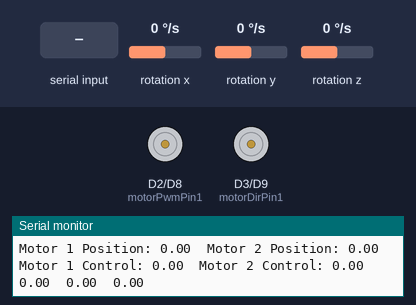
This sketch was run on a simulated Arduino Due. On the bench: motor-driver pin pairs drawn as motors (green arrow = first pin HIGH = forward, orange = second pin HIGH = backward, longer = more drive), the last lines printed to the serial monitor. Wiring (inferred from the names in the program): L3G4200D gyroscope at I2C address 0x6B. The test bench sets the inputs (shaded band); at power-on: rotation x 0 °/s, rotation y 0 °/s, rotation z 0 °/s (analog values on the 0–1023 scale).

Above: at 4.1 s.
4.2 s: rotation x set to -192 °/s
At 5.0 s:
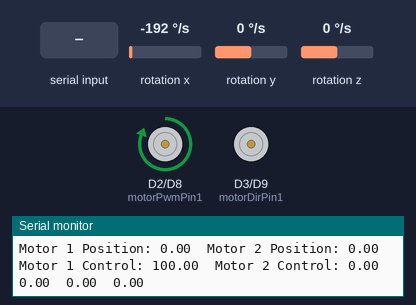
5.7 s: rotation x set to 100 °/s
8.7 s: rotation x set to -4 °/s
11.7 s: "90,45\n" received over Serial
At 12.4 s:
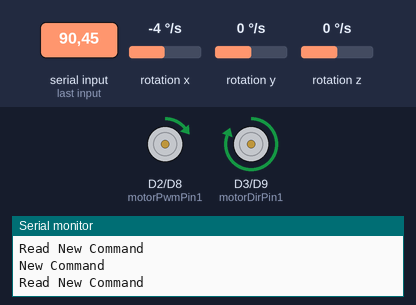
14.7 s: rotation x set to 192 °/s
At 15.9 s:
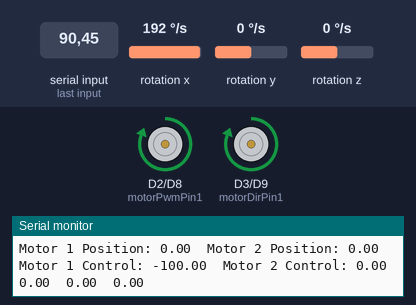
16.2 s: rotation x set to -100 °/s
At 19.5 s:
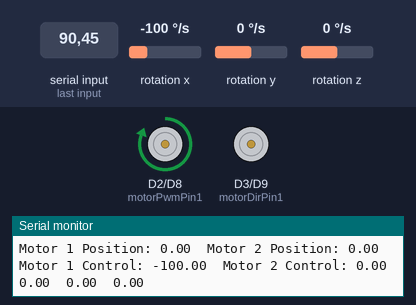
Timing chart, 0 to 20.2 s (numbered marks = the images above; inputs shaded):
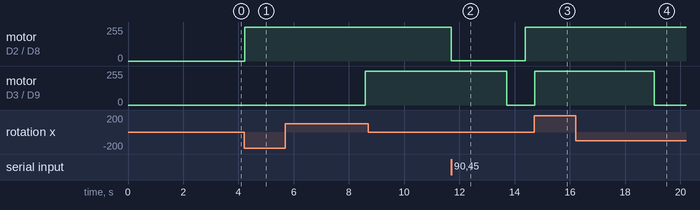

The sketch:

gimbal_controller_tracking.ino
```cpp
/*
The sensor outputs provided by the library are the raw 16-bit values
obtained by concatenating the 8-bit high and low gyro data registers.
They can be converted to units of dps (degrees per second) using the
conversion factors specified in the datasheet for your particular
device and full scale setting (gain).
Example: An L3GD20H gives a gyro X axis reading of 345 with its
default full scale setting of +/- 245 dps. The So specification
in the L3GD20H datasheet (page 10) states a conversion factor of 8.75
mdps/LSB (least significant bit) at this FS setting, so the raw
reading of 345 corresponds to 345 * 8.75 = 3020 mdps = 3.02 dps.
*/

#include <Wire.h>
#include "L3G.h"
#include "Control.h"

#define DEG2RAD 0.01745329251

Control motor1;
Control motor2;

L3G gyro;

unsigned long lastLoopTime = millis();
unsigned long lastLoopTimePrint = millis();
unsigned long loopTime, loopTimePrint;

float p = 0;
float q = 0;
float r = 0;
float phi = 0;
float theta = 0;
float psi = 0;
float phi_dot = 0;
float theta_dot = 0;
float psi_dot = 0;
float phi_dot_d1 = 0;
float theta_dot_d1 = 0;
float psi_dot_d1 = 0;

  int p_noise[500];
  int q_noise[500];
  int r_noise[500];
  int p_bias = 0;
  int q_bias = 0;
  int r_bias = 0;
  float p_drift;
  float q_drift;
  float r_drift;


/************************
Global Variables
*************************/
bool enc1AState, enc1BState, enc2AState, enc2BState;	//Encoder channel states
const int enc1A = 24;	//Pins for encoders
const int enc1B = 25;	//Pins for encoders
const int enc2A = 32;	//Pins for encoders
const int enc2B = 33;	//Pins for encoders

long count1, count2;	//Global variables to track position of motors (encoders)

float adcBits = 12.0;
float pwmBits = 12.0;
float encoder1CPR = 4741.44;
float encoder2CPR = 4741.44;

float ang[] = {0.0, 0.0};

void setup() {
  Serial.begin(115200);
  Wire.begin();

  if (!gyro.init())
  {
    Serial.println("Failed to autodetect gyro type!");
    while (1);
  }

  gyro.enableDefault();

  //Global Setup
	count1 = 0;	//Initialize encoder count
	count2 = 0;	//Initialize encoder count


	motor1.set_precision(pwmBits, adcBits);
	motor2.set_precision(pwmBits, adcBits);

	unsigned long tic = millis();
	for(int i = 0; i<500; i++)
  {
	gyro.read();
	p_noise[i] = (int)gyro.g.x;
	q_noise[i] = (int)gyro.g.y;
	r_noise[i] = (int)gyro.g.z;
	delay(5);
  }
  unsigned long toc = millis();

  for(int i = 0; i<500; i++)
  {
	p_bias = p_bias + p_noise[i];
	q_bias = q_bias + q_noise[i];
	r_bias = r_bias + r_noise[i];
  }

  p_bias = p_bias/500.0;
  q_bias = q_bias/500.0;
  r_bias = r_bias/500.0;

  p_drift = (p_noise[499] - p_noise[0])/((toc - tic)/1000.0);
  q_drift = (q_noise[499] - q_noise[0])/((toc - tic)/1000.0);
  r_drift = (r_noise[499] - r_noise[0])/((toc - tic)/1000.0);

}

void loop()
{

	const int motorPwmPin1 = 2;	//Define pins for motor PWM
	const int motorPwmPin2 = 8;	//Define pins for motor PWM

	const int motorDirPin1 = 3;	//Define pins for motor direction
	const int motorDirPin2 = 9;	//Define pins for motor direction

	unsigned long lastTime1 = millis();	//Initialize sampeling timing
	unsigned long lastTime2 = millis();	//Initialize sampeling timing
	unsigned long lastPrintTime = millis();
	unsigned long loopTime1, loopTime2;

	float deg1, deg2, deg1_c, deg2_c, deg1_d1, deg2_d1, control1, control2, vel1, vel2, vel1_d1, vel2_d1, acc1, acc2;	//Define all the float variables

	const int Ts = 5.0; //Sample period in milliseconds
	const float tau = .05;	//digital LPF coefficent

	const float intThresh1 = 3;	//Threshold for using integrator (deg)
	const float contThresh1 = 1.0;	//Threshold for control variable saturation (dec of bits)
	const float intThresh2 = 3;	//Threshold for using integrator (deg)
	const float contThresh2 = 1.0;	//Threshold for control variable saturation (dec of bits)

	bool flag1 = true;	//Is this the first time through?
	bool flag2 = true;	//Is this the first time through?

	//Conditions for Kp calculation
	const float maxErrorDeg1 = 15.0;
	const float maxErrorDeg2 = 15.0;

	//Constant variables for PID algorithm
	const float kp1 = 1.0/maxErrorDeg1;
	const float ki1 = 0.0;
	const float kd1 = 0.01;

	//Constant variables for PID algorithm
	const float kp2 = 1.0/maxErrorDeg2;
	const float ki2 = 0.0;
	const float kd2 = 0.01;

	motor1.set_gains(kp1, ki1, kd1, 'p');
	motor1.set_pins(motorPwmPin1, motorDirPin1);
	motor1.set_antiwindup(intThresh1, .025, 'p');
	motor1.set_time_filter(Ts/1000, .05, .05, 'p');

	motor2.set_gains(kp2, ki2, kd2, 'p');
	motor2.set_pins(motorPwmPin2, motorDirPin2);
	motor2.set_antiwindup(intThresh2, .025, 'p');
	motor2.set_time_filter(Ts/1000, .05, .05, 'p');

	while(1)
	{

		if (Serial.available())	//Serial Data is in the buffer...
		{
			Serial.println("Read New Command");
			serial_parser();
			Serial.println("New Command");
		}

		loopTime = millis() - lastLoopTime;
		if( loopTime >= Ts)
		{
			lastLoopTime = millis();

			gyro.read();

			//Prepare gyro signal
			p = lpf((((int)gyro.g.x) - p_bias), p, .05)*.00875*22.5;
			q = lpf((((int)gyro.g.y) - q_bias), q, .05)*.00875*22.5;
			r = lpf((((int)gyro.g.z) - r_bias), r, .05)*.00875*22.5;

			//Ignore euler angle conversions
			phi_dot = p;
			theta_dot = q;
			psi_dot = r;

			//convert from body frame to euler angles
			// phi_dot = p + q*sin(phi*DEG2RAD)*tan(theta*DEG2RAD) + r*cos(phi*DEG2RAD)*tan(theta*DEG2RAD);
			// theta_dot = q*cos(phi*DEG2RAD) - r*sin(phi*DEG2RAD);
			// psi_dot = q*(sin(phi*DEG2RAD)/cos(theta*DEG2RAD)) + r*(cos(phi*DEG2RAD)/cos(theta*DEG2RAD));

			//xrate = lpf((((int)gyro.g.x) - p_bias), xrate, .05)*.1575;
			phi = integral(phi_dot, phi_dot_d1, phi, (Ts/1000.0));
			theta = integral(theta_dot, theta_dot_d1, theta, (Ts/1000.0));
			psi = integral(psi_dot, psi_dot_d1, psi, (Ts/1000.0));

			phi_dot_d1 = phi_dot;
			theta_dot_d1 = theta_dot;
			psi_dot_d1 = psi_dot;
		}

		loopTime1 = millis() - lastTime1;
		if( loopTime1 >= Ts)
		{
			lastTime1 = millis();
			deg1 = (float(count1)*360.0)/(encoder1CPR*3.0);
			vel1 = (deg1 - deg1_d1)/((float(loopTime1)/1000.0));
			acc1 = (vel1 - vel1_d1)/((float(loopTime1)/1000.0));
			//deg1_c = float(ang[1]);
			//deg1_c = deg1_c + 1;
			deg1_c = -1.0*phi;
			control1 = motor1.position(deg1, deg1_c, flag1);
			digitalWrite(motorDirPin1, direction1(control1));
			analogWrite(motorPwmPin1, (pow(2.0,pwmBits)-1)*abs(control1));
			if(flag1)
			{
				flag1 = !flag1;
			}
			deg1_d1 = deg1;
			vel1_d1 = vel1;
		}

		loopTime2 = millis() - lastTime2;
		if( loopTime2 >= Ts)
		{
			lastTime2 = millis();
			deg2 = (count2*360.0)/encoder2CPR;
			vel2 = (deg2 - deg2_d1)/((float(loopTime2)/1000.0));
			acc2 = (vel2 - vel2_d1)/((float(loopTime2)/1000.0));
			deg2_c = ang[2];
			control2 = motor2.position(deg2, deg2_c, flag2);
			digitalWrite(motorDirPin2, direction2(control2));
			analogWrite(motorPwmPin2, (pow(2.0,pwmBits)-1)*abs(control2));
			if(flag2)
			{
				flag2 = !flag2;
			}
			deg2_d1 = deg2;
			vel2_d1 = vel2;
		}
		if((millis() - lastPrintTime >= 1000))
		{
			Serial.print("Motor 1 Command: "); Serial.print(deg1_c); Serial.print("\t");
			Serial.print("Motor 2 Command: "); Serial.println(deg2_c);
			Serial.print("Motor 1 Position: "); Serial.print(deg1); Serial.print("\t");
			Serial.print("Motor 2 Position: "); Serial.println(deg2);
			Serial.print("Motor 1 Control: "); Serial.print(control1*100.0); Serial.print("\t");
			Serial.print("Motor 2 Control: "); Serial.println(control2*100.0);
			Serial.println("");
			Serial.print(p_drift); Serial.print("\t");
			Serial.print(q_drift); Serial.print("\t");
			Serial.println(r_drift);
			Serial.println("");
			lastPrintTime = millis();

			/* Serial.print("Motor 1 Pos: "); Serial.print(deg1); Serial.print("\t");
			Serial.print("Motor 2 Pos: "); Serial.println(deg2);
			Serial.print("Motor 1 Vel: "); Serial.print(vel1); Serial.print("\t");
			Serial.print("Motor 2 Vel: "); Serial.println(vel2);
			Serial.print("Motor 1 Acc: "); Serial.print(acc1); Serial.print("\t");
			Serial.print("Motor 2 Acc: "); Serial.println(acc2);
			Serial.println("");
			lastPrintTime = millis(); */

			/* Serial.print("Motor 1 Control: "); Serial.println(control1); //Serial.print("\t");
			//Serial.print("Motor 2 Pos: "); Serial.println(deg2);
			Serial.print("Motor 1 Vel: "); Serial.println(vel1); //Serial.print("\t");
			//Serial.print("Motor 2 Vel: "); Serial.println(vel2);
			Serial.print("Motor 1 Command: "); Serial.println(deg1_c); //Serial.print("\t");
			//Serial.print("Motor 2 Acc: "); Serial.println(acc2);
			Serial.println("");
			lastPrintTime = millis(); */

			/* Serial.print(deg1);Serial.print("\t");
			Serial.print(vel1);Serial.print("\t");
			Serial.println(acc1);
			lastPrintTime = millis();			*/
		}
	}

}

void enc1A_changed()
{
    enc1AState = digitalRead(enc1A);
	//Serial.print("\t");
	//Serial.println("enc1A");

    if(enc1AState)  //A changed to HIGH
    {
        if(enc1BState)  //B is HIGH
        {
            count1--;
        }
        else	//B is LOW
        {
            count1++;
        }
    }
    else	//A changed to LOW
    {
        if(enc1BState)	//B is HIGH
        {
            count1++;
        }
        else //B is LOW
        {
            count1--;
        }
    }
}

void enc1B_changed()
{
    enc1BState = digitalRead(enc1B);
	//Serial.print("\t");
	//Serial.println("enc1B");
    if(enc1BState)  //B changed to HIGH
    {
        if(enc1AState)  //A is HIGH
        {
            count1++;
        }
        else  //A is LOW
        {
            count1--;
        }
    }
    else  //B changed to LOW
    {
        if(enc1AState)  //A is HIGH
        {
            count1--;
        }
        else  //A is LOW
        {
            count1++;
        }
    }
}

void enc2A_changed()
{
    enc2AState = digitalRead(enc2A);

	//Serial.println("enc2A");

	if(enc2AState)  //A changed to HIGH
    {
        if(enc2BState)  //B is HIGH
        {
            count2--;
        }
        else	//B is LOW
        {
            count2++;
        }
    }
    else	//A changed to LOW
    {
        if(enc2BState)	//B is HIGH
        {
            count2++;
        }
        else	//B is LOW
        {
            count2--;
        }
    }
}

void enc2B_changed()
{
    enc2BState = digitalRead(enc2B);

    if(enc2BState)  //B changed to HIGH
    {
        if(enc2AState)  //A is HIGH
        {
            count2++;
			//Serial.println("enc2B, B high, A high, count2++");
        }
        else  //A is LOW
        {
            count2--;

			//Serial.println("enc2B, B High, A Low, count2--");
        }
    }
    else  //B changed to LOW
    {
        if(enc2AState)  //A is HIGH
        {
            count2--;
			//Serial.println("enc2B, B Low, A High, count2--");
        }
        else  //A is LOW
        {
            count2++;
			//Serial.println("enc2B, B Low, A Low, count2++");
        }
    }
}

bool direction1(float control)
{
	bool dir;

	if(control >= 0)
	{
		dir = 0;
	}
	else
	{
		dir = 1;
	}
	return(dir);
}

bool direction2(float control)
{
	bool dir;

	if(control >= 0)
	{
		dir = 0;
	}
	else
	{
		dir = 1;
	}
	return(dir);
}

void serial_parser()
{
	int index = Serial.parseInt();
	float angle_c = Serial.parseFloat();

	ang[index] = angle_c;

	Serial.flush();
}

float integral(float signal, float signal_d1, float integral, float dT)
{
	integral = integral + ((dT)*(signal + signal_d1)/2.0);

	signal_d1 = signal;

	return(integral);
}

float lpf(float signal, float old, float alpha)
{
	return(old*(1.0-alpha) + signal*(alpha));
}
```

Control.cpp
```cpp
#include <Arduino.h>
#include "Control.h"
#include <math.h>

Control::Control(void)
{


}

void Control::begin()
{


}

void Control::set_time_filter(float Ts, float alpha, float tau, char type)
{
	if(type == 'p')
	{
		_Ts_pos = Ts;
		_alpha_pos = alpha;
		_tau_pos = tau;
	}
	else if(type == 'v')
	{
		_Ts_vel = Ts;
		_alpha_vel = alpha;
		_tau_vel = tau;
	}
	else
	{
		while(1);
	}
}

void Control::set_gains(float kp, float ki, float kd, char type)
{
	if(type == 'p')
	{
		_kp_pos = kp;
		_ki_pos = ki;
		_kd_pos = kd;
	}
	else if(type == 'v')
	{
		_kp_vel = kp;
		_ki_vel = ki;
		_kd_vel = kd;
	}
	else
	{
		while(1);
	}
}

void Control::set_precision(int pwmBits, int adcBits)
{
	_pwmBits = pwmBits;
	_adcBits = adcBits;

	//ADC and PWM precision
	analogWriteResolution(pwmBits);
	analogReadResolution(adcBits);

}

void Control::set_antiwindup(float intThreshHigh, float intThreshLow, char type)
{
	if(type == 'p')
	{
		_intThreshHigh_pos = intThreshHigh;
		_intThreshLow_pos = intThreshLow;
	}
	else if(type == 'v')
	{
		_intThreshHigh_vel = intThreshHigh;
		_intThreshLow_vel = intThreshLow;
	}
	else
	{
		while(1);
	}
}

float Control::position(float state, float command, bool flag)
{

	if(flag)
	{
		_integrator_pos = 0.0;
		_differentiator_pos = 0.0;
		_error_d1_pos = 0.0;
	}

	float error = command - state;
	//Serial.println(error);

	if(abs(error) < _intThreshHigh_pos && abs(error) > _intThreshLow_pos)
	{
		_integrator_pos = _integrator_pos + (_Ts_pos/2.0)*(error + _error_d1_pos);
	}
	else
	{
		_integrator_pos = 0.0;
	}

	_differentiator_pos = ((2.0*_tau_pos - _Ts_pos)/(2.0*_tau_pos + _Ts_pos))*_differentiator_pos + (2.0/(2.0*_tau_pos + _Ts_pos))*(error - _error_d1_pos);

	_error_d1_pos = error;

	//Serial.print(_kp);Serial.print("\t");Serial.print(_ki);Serial.print("\t");Serial.println(_kd);

	//Serial.println(saturate(_kp*error + _ki*_integrator + _kd*_differentiator, _contThresh, 0.0));

	//return(_kp*error + _ki*_integrator + _kd*_differentiator);
	return(saturate((_kp_pos*error + _ki_pos*_integrator_pos + _kd_pos*_differentiator_pos), 1.0, -1.0));

}


float Control::velocity(float state, float command, bool flag)
{

	if(flag)
	{
		_integrator_vel = 0.0;
		_differentiator_vel = 0.0;
		_error_d1_vel = 0.0;
	}

	float error = command - state;
	//Serial.println(error);

	if(abs(error) < _intThreshHigh_vel && abs(error) > _intThreshLow_vel)
	{
		_integrator_vel = _integrator_vel + (_Ts_vel/2.0)*(error + _error_d1_vel);
	}
	else
	{
		_integrator_vel = 0.0;
	}

	_differentiator_vel = ((2.0*_tau_vel - _Ts_vel)/(2.0*_tau_vel + _Ts_vel))*_differentiator_vel + (2.0/(2.0*_tau_vel + _Ts_vel))*(error - _error_d1_vel);

	_error_d1_vel = error;

	//Serial.print(_kp);Serial.print("\t");Serial.print(_ki);Serial.print("\t");Serial.println(_kd);

	//Serial.println(saturate(_kp*error + _ki*_integrator + _kd*_differentiator, _contThresh, 0.0));

	//return(_kp*error + _ki*_integrator + _kd*_differentiator);
	return(saturate((_kp_vel*error + _ki_vel*_integrator_vel + _kd_vel*_differentiator_vel), 1.0, -1.0));

}


void Control::set_pins(int pwmPin, int dirPin)
{
	_pwmPin = pwmPin;
	_dirPin = dirPin;

	pinMode(_pwmPin, OUTPUT);
	pinMode(_dirPin, OUTPUT);
}


float Control::saturate(float input, float highLimit, float lowLimit)
{
	float output;

	if(input >= highLimit)
	{
		output = highLimit;
		//Serial.println("High Limit");
	}
	else if(input < lowLimit)
	{
		output = lowLimit;
		//Serial.println("Low Limit");
	}
	else
	{
		output = input;
		//Serial.println("Good");
	}

	//Serial.println(output);
	return(output);
}


float Control::x_rate_filter(float signal, float alpha)
{
	static float oldSignal, newSignal;

	newSignal = oldSignal*(1-alpha)+signal*alpha;
	oldSignal = newSignal;
	return(newSignal);
}
float Control::y_rate_filter(float signal, float alpha)
{
	static float oldSignal, newSignal;

	newSignal = oldSignal*(1-alpha)+signal*alpha;
	oldSignal = newSignal;
	return(newSignal);
}
float Control::z_rate_filter(float signal, float alpha)
{
	static float oldSignal, newSignal;

	newSignal = oldSignal*(1-alpha)+signal*alpha;
	oldSignal = newSignal;
	return(newSignal);
}
```

Control.h
```cpp
/*
Control.h - Library for using the L-3 Communications NimbleGimble Prototype

Created by Team Align (#16 Capstone 2015-2016)
Use of this code without written permission is strictly prohibited.

*/

#ifndef Control_h
#define Control_h

#include <Arduino.h>

class Control
{

	public:

		Control(void);
		void begin();
		void set_gains(float kp, float ki, float kd, char type);
		void set_pins(int pwmPin, int dirPin);
		void set_precision(int pwmBits, int adcBits);
		void set_antiwindup(float intThreshHigh, float intThreshLow, char type);
		void set_time_filter(float Ts, float alpha, float tau, char type);
		float position(float state, float command, bool flag);
		float velocity(float state, float command, bool flag);
		float x_rate_filter(float signal, float alpha);
		float y_rate_filter(float signal, float alpha);
		float z_rate_filter(float signal, float alpha);


	private:

		//Functions
		float saturate(float input, float highLimit, float lowLimit);

		//Variables
		float _integrator_pos, _differentiator_pos, _error_d1_pos, _intThreshHigh_pos, _intThreshLow_pos, _tau_pos, _alpha_pos, _Ts_pos;
		float _kp_pos, _ki_pos, _kd_pos;

		float _integrator_vel, _differentiator_vel, _error_d1_vel, _intThreshHigh_vel, _intThreshLow_vel, _tau_vel, _alpha_vel, _Ts_vel;
		float _kp_vel, _ki_vel, _kd_vel;

		float _contThresh = 1.0;
		int _pwmPin, _dirPin, _pwmBits, _adcBits;

};

#endif
```

Source omitted: L3G.cpp (6316 bytes), L3G.h (3505 bytes)

Measured:
- after the input at 4.2 s, motor on D2 (motorPwmPin1) / D8 (motorPwmPin2): stopped → forward 255/255 at once
- after the input at 5.7 s, motor on D3 (motorDirPin1) / D9 (motorDirPin2): stopped → forward 255/255 after 2.9 s
- after the input at 11.7 s, motor on D2 (motorPwmPin1) / D8 (motorPwmPin2): forward 255/255 → forward 2/255 at once, → forward 255/255 2.7 s later; motor on D3 (motorDirPin1) / D9 (motorDirPin2): forward 255/255 → stopped after 2.0 s instead of 0.01 s
- after the input at 14.7 s, motor on D3 (motorDirPin1) / D9 (motorDirPin2): stopped → forward 255/255 at once
- after the input at 16.2 s, motor on D3 (motorDirPin1) / D9 (motorDirPin2): forward 255/255 → stopped after 2.8 s
